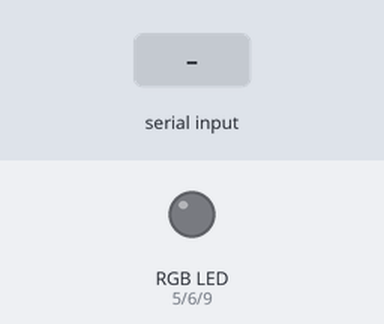
The sketch below on a simulated Arduino Uno, built with avr-gcc and run on an emulated ATmega328P. On the bench: an RGB LED mixed from three pins (HIGH = lit). The inputs (shaded band) are chosen by the test bench. Dim RGB values are drawn brighter than linear.

Above: at 1.2 s.
1.3 s: "90,45,200\n" received over Serial
At 2.5 s:
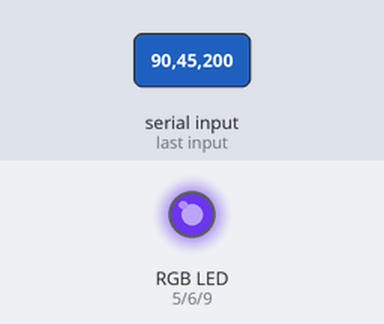
2.8 s: "30,150,10\n" received over Serial
At 3.9 s:
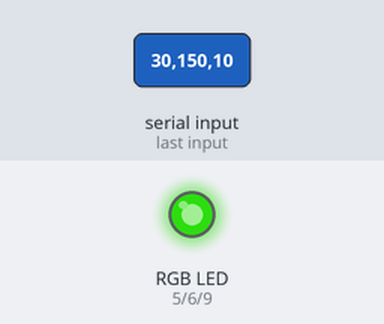
4.3 s: "1,90,45\n" received over Serial
At 4.9 s:
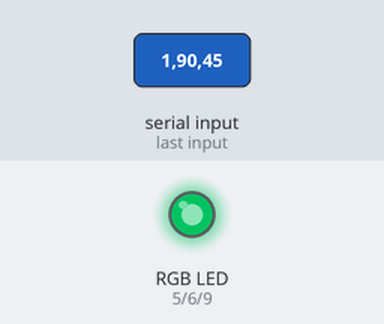
Timing chart, 0 to 7.3 s (numbered marks = the images above; inputs shaded):
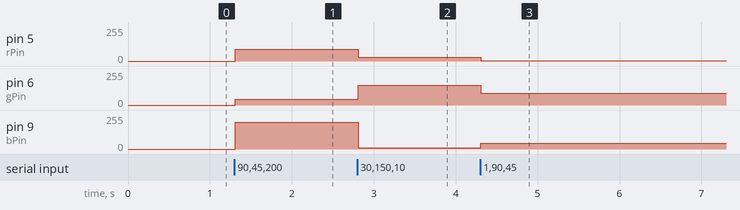

Measured:
- after the input at 1.3 s, pin 5 (rPin): 0/255 → 90/255 at once; pin 6 (gPin): 0/255 → 45/255 at once; pin 9 (bPin): 0/255 → 200/255 at once
- after the input at 2.8 s, pin 5 (rPin): 90/255 → 30/255 at once; pin 6 (gPin): 45/255 → 150/255 at once; pin 9 (bPin): 200/255 → 10/255 at once
- after the input at 4.3 s, pin 5 (rPin): 30/255 → 1/255 at once; pin 6 (gPin): 150/255 → 90/255 at once; pin 9 (bPin): 10/255 → 45/255 at once

The sketch:

PWM.ino
```cpp
int rPin = 5;
int gPin = 6;
int bPin = 9;

int red = 0;
int green = 0;
int blue = 0;

void setup() {
  // put your setup code here, to run once:
   Serial.begin(9600);
  pinMode(rPin, OUTPUT);
  pinMode(gPin, OUTPUT);
  pinMode(bPin, OUTPUT);

}

void loop() {
   while (Serial.available() > 0) {
    // Just reads ints from a string and stops when a non-int is read
    // see documentation online for details
    red = Serial.parseInt();
    green = Serial.parseInt();
    blue = Serial.parseInt();

    if (Serial.read() == '\n') {
    // Just in case values exceed 255 or are negative ints
      analogWrite(rPin, red);
      analogWrite(gPin, green);
      analogWrite(bPin, blue);
    }
  }
}
```
